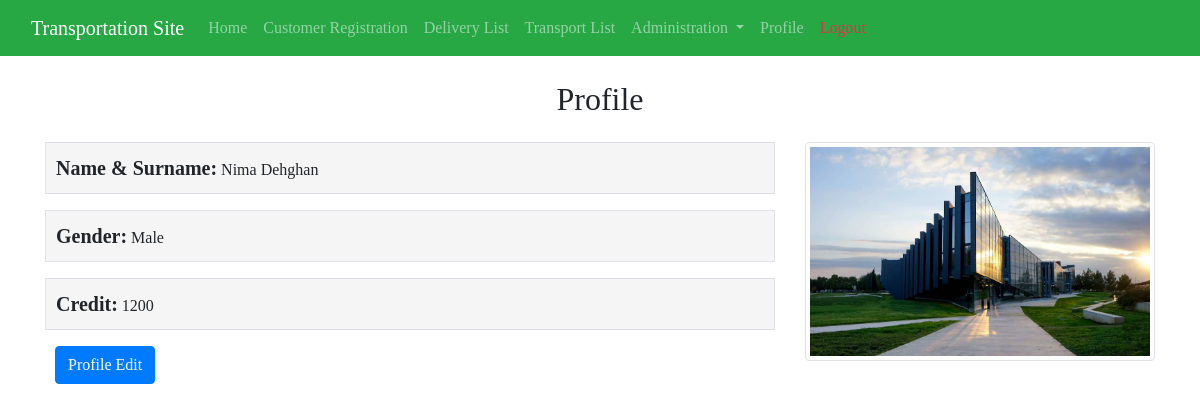
/accounts/profile/ (signed in), run on the app's committed database.
### accounts/models.py (models this page shows)
class ProfileModel(models.Model):
    class Meta:
        verbose_name = 'User'
        verbose_name_plural = 'Users'
    user = models.OneToOneField(User, on_delete=models.CASCADE, related_name='profile')
    ProfileImage = models.ImageField(upload_to="ProfileImages/", null=True, blank= True)
    Man = 1
    Woman = 2
    status_choices = (
        (Man, "Male"),
        (Woman, "Female"),
    )
    Gender = models.IntegerField(choices=status_choices, default=Man)  # default Male
    Credit = models.IntegerField(default=0)

### accounts/views.py (the view)
# urls.py: path('profile/', views.profileView, name='profile'),
@login_required
def profileView(request):
    profile, created = ProfileModel.objects.get_or_create(
        user=request.user,
        defaults={
            'Gender': ProfileModel.Man,
            'Credit': 0,
            'ProfileImage': 'ProfileImages/default.jpg',
        }
    )
    context = {
        "profile": profile
    }
    return render(request, "accounts/profile.html", context)

### accounts/templates/accounts/profile.html
{% extends "affairs/layout.html" %}
{% load static %}
{% block titlepage %}
  Profile
{% endblock %}
{% block mainContent %}
  <div class="row mt-3">
    <div class="col-md-8">
      <p class="border">
        <span class="title">Name & Surname:</span> {{ profile.user.get_full_name }}
      </p>
      <p class="border">
        <span class="title">Gender:</span> {{ profile.get_Gender_display }}
      </p>
      <p class="border">
        <span class="title">Credit:</span> {{ profile.Credit }}
      </p>
      <ul class="btnul">
        <li>
          <a class="btn btn-primary" href="/accounts/profile/edit">Profile Edit</a>
        </li>
      </ul>
    </div>
    <div class="col-md-4">
      {% if profile.ProfileImage %}
        <img class="img-thumbnail" src="{{ profile.ProfileImage.url }}" alt="Profile Image">
      {% else %}
        <img class="img-thumbnail" src="{% static 'affairs/images/default_profile.png' %}" alt="Default Image">
      {% endif %}
    </div>
  </div>
{% endblock %}

### affairs/static/affairs/css/style.css (style rules this page uses)
body { font-family: Vazir; }
.btnul { list-style-type: none; padding-left: 0; }
.btnul li { float: left; margin-left: 10px; }
.border { background-color: whitesmoke; }
.title { font-size: 20px; font-weight: bold; width: 100px !important; }
p { padding: 10px; }

### data on the page
ProfileModel: user.get_full_name "Nima Dehghan", Gender "Male", Credit "1200", ProfileImage (picture)
